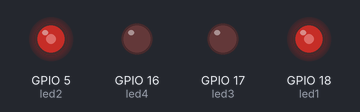
A program run on a simulated ESP32. Parts: output pins drawn as LEDs (lit = HIGH). What the program prints to the serial monitor is not drawn.

Above: at 0.1 s.
Timing chart, 0 to 1.6 s (numbered marks = the images above):
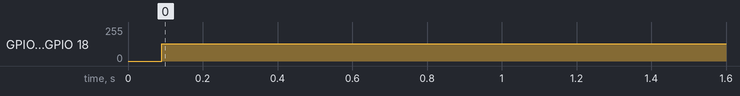

The program:

main.cpp
```cpp
#include <Arduino.h>


#define led1 18
#define led2 5
#define led3 17
#define led4 16


bool contar = 0;
bool est_led1 = 0;
bool est_led2 = 0;
bool est_led3 = 0;
bool est_led4 = 0;

hw_timer_t *My_timer = NULL;


void IRAM_ATTR onTimer(){
contar = true;
}


void setup() {
Serial.begin(115200);

pinMode(led1, OUTPUT);
pinMode(led2, OUTPUT);
pinMode(led3, OUTPUT);
pinMode(led4, OUTPUT);

My_timer = timerBegin(0, 80, true);
timerAttachInterrupt(My_timer, &onTimer, true);
timerAlarmWrite(My_timer, 50000, true);
timerAlarmEnable(My_timer);
}

void loop() {
  int overflow = 0;
    if (contar == 1){
      if(overflow != 3){
        est_led1 = !est_led1;
        est_led2 = !est_led2;
        est_led3 = est_led3;
        est_led4 = est_led4;
        overflow++;
        }
      if(overflow == 3){
        est_led1 = !est_led1;
        est_led2 = !est_led2;
        est_led3 = !est_led3;
        est_led4 = !est_led4;
        overflow = 0;
        }
      }
      Serial.print(est_led1);
      Serial.print(est_led2);
      Serial.print(est_led3);
      Serial.print(est_led4);
      Serial.println();
      digitalWrite(led1, est_led1);
      digitalWrite(led2, est_led2);
      digitalWrite(led3, est_led3);
      digitalWrite(led4, est_led4);
}
```

Measured:
- by itself, GPIO 5 (led2), GPIO 18 (led1): 0/255 → 128/255 at 0.09 s
